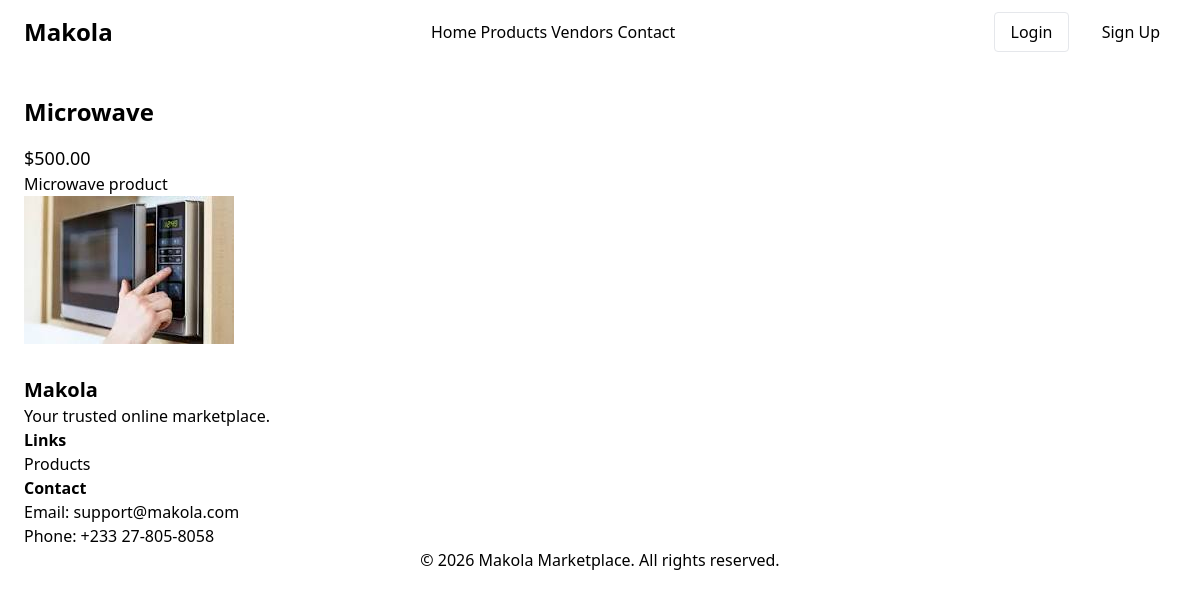
Screenshot of /makola/product/1/ with the database file from the repository.
### makola/models.py (models this page shows, shortened)
class Product(models.Model):
    name = models.CharField(max_length=200)
    description = models.TextField()
    price = models.DecimalField(max_digits=10, decimal_places=2)
    category = models.ForeignKey('Category', on_delete=models.CASCADE, related_name='products')
    image = models.ImageField(upload_to='product_images/', null=True, blank=True)
    created_at = models.DateTimeField(auto_now_add=True)

### makola/views.py (the view)
# urls.py: path('product/<int:pk>/', views.ProductDetailView.as_view(), name='product-detail'),
class ProductDetailView(DetailView):
    model = Product
    template_name = 'makola/product_detail.html'
    context_object_name = 'product'

### makola/templates/makola/product_detail.html (shortened to what this page needs)
{% extends "makola/base.html" %}
{% block content %}
    <div class="max-w-7xl mx-auto px-6 py-8">
        <h2 class="text-2xl font-bold mb-4">{{ object.name }}</h2>
        <p class="text-lg">${{ object.price|floatformat:2 }}</p>
        <p>{{ object.description }}</p>
        {% if object.image %}
            <img src="{{ object.image.url }}" alt="{{ object.name }}" class="mt-4 max-w-full h-auto">
        {% endif %}
    </div>
{% endblock %}

### rows the page displays
Product: name "Microwave", price "500.00", description "Microwave product", image (picture)
